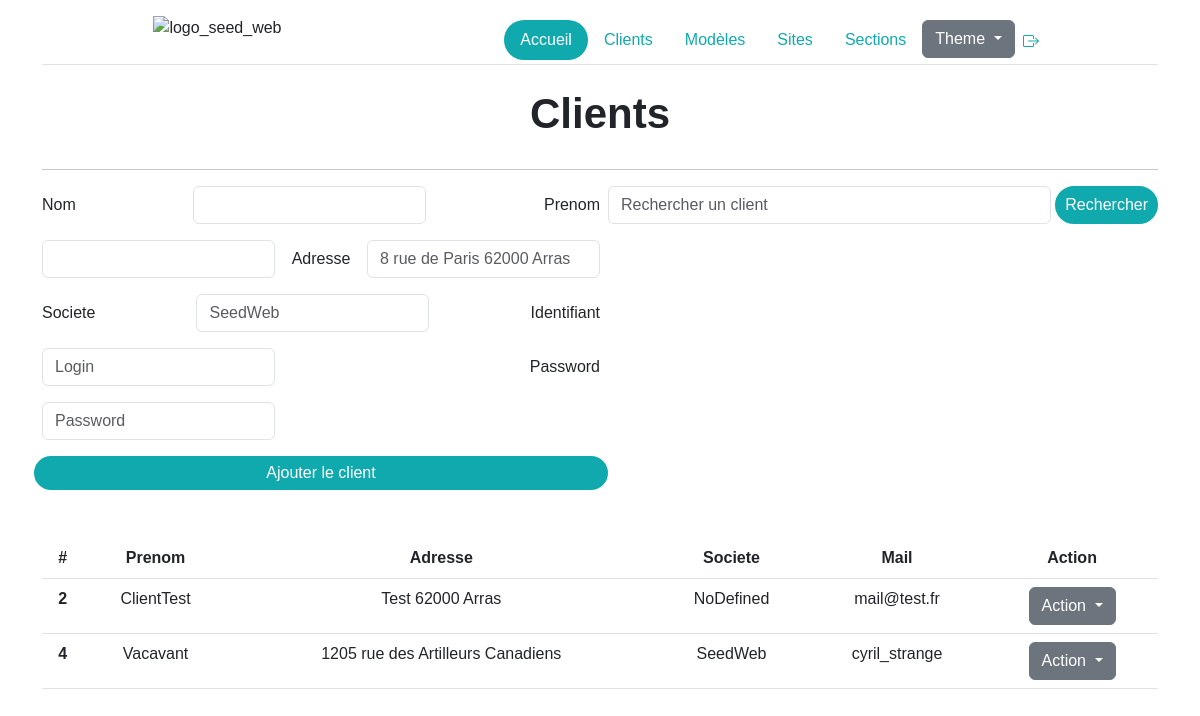
/clients/index.php (signed in), run on an earlier commit of the app's database.
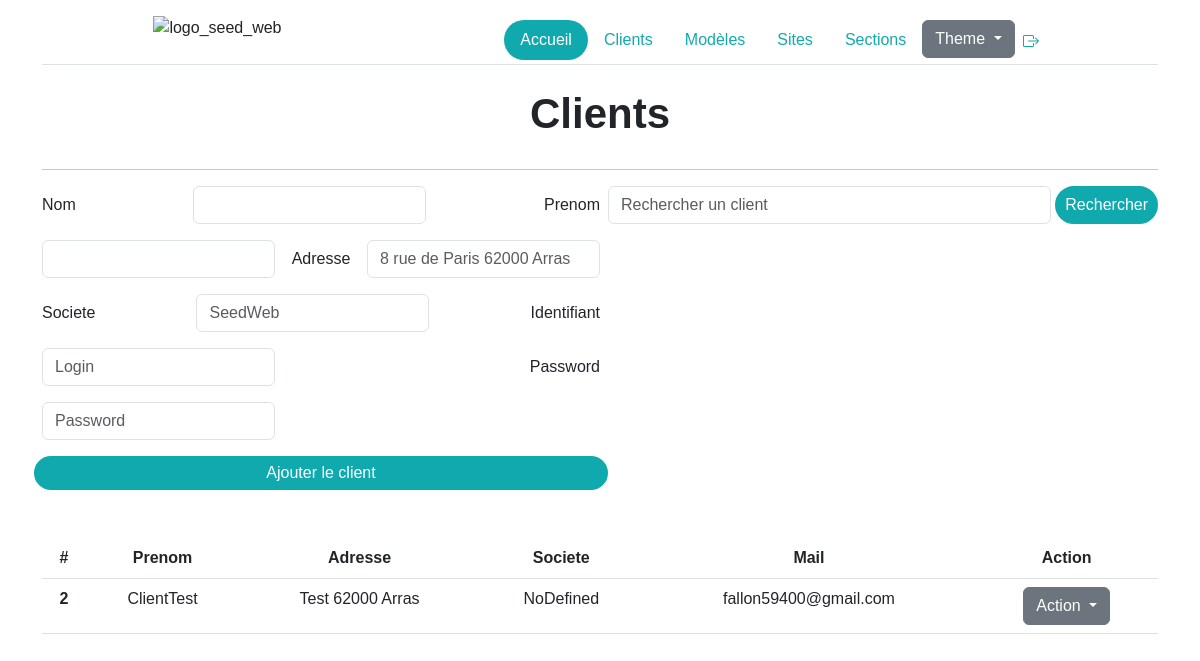
And on a later commit of the database.
### tables this page shows
CREATE TABLE `client` (
  `id` int(11) NOT NULL,
  `role` varchar(32) NOT NULL,
  `nom` varchar(255) NOT NULL,
  `prenom` varchar(255) NOT NULL,
  `adresse` varchar(255) NOT NULL,
  `societe` varchar(255) NOT NULL,
  `mail` varchar(255) NOT NULL,
  `pwd` varchar(255) NOT NULL,
  `lastConnection` date DEFAULT NULL
);

### clients/index.php (the view, shortened to what this page needs)
<?php
include("../config/dbconnection.php");
    ?>
<!DOCTYPE HTML>
<html lang="fr" data-bs-theme="<?=$_SESSION["theme"]?>">
    <head>
        <link href="https://cdn.jsdelivr.net/npm/bootstrap@5.3.0-alpha1/dist/css/bootstrap.min.css" rel="stylesheet">
        <link rel="stylesheet" href="../css/style.css">
        <link rel="stylesheet" href="../css/modal_flat.css" type="text/css" />
        <link rel="stylesheet" href="../css/modal_rounded.css" type="text/css" />
    </head>
    <body class="text-center w-100 m-auto">
<?php
include("../includes/header.php");
if(isset($_SESSION["role"])){
    if($_SESSION["role"] == "admin"){
        $req_client = $db->query("SELECT * FROM client where role = 'client';");
        $data_cli = $req_client->fetchAll();
?>
        <div class="container">
            <h1>Clients</h1>
            <hr>
            <form method="POST">
                <div class="d-flex justify-content-end w-50 float-end mb-3 mt-3 ">
                    <input class="form-control me-1 ms-2" name="terme_cli" type="search" placeholder="Rechercher un client" aria-label="Search">
                    <input type="submit" name="search_cli" class="bgSeed rounded-pill color_white border_white" value="Rechercher">
                </div>
                <div class="w-50 ">
                    <form method="POST">
                        <div class="row g-3 justify-content-between">
                            <div class="col-auto">
                                <label for="" class="col-form-label">Nom</label>
                            </div>
                            <div class="col-auto">
                                <input type="text" id="" class="form-control" name="nomClientAjouter" aria-describedby="">
                            </div>
                            <div class="col-auto">
                                <label for="" class="col-form-label">Prenom</label>
                            </div>
                            <div class="col-auto float-end">
                                <input type="text" id="" class="form-control" name="prenomClientAjouter" aria-describedby="">
                            </div>
                            <div class="col-auto">
                                <label for="" class="col-form-label">Adresse</label>
                            </div>
                            <div class="col-auto">
                                <input type="text" id="" placeholder="8 rue de Paris 62000 Arras" class="form-control" name="adresseClientAjouter" aria-describedby="">
                            </div>
                            <div class="col-auto">
                                <label for="" class="col-form-label">Societe</label>
                            </div>
                            <div class="col-auto">
                                <input type="text" id="" placeholder="SeedWeb" class="form-control" name="societeClientAjouter" aria-describedby="">
                            </div>
                            <div class="col-auto">
                                <label for="" class="col-form-label">Identifiant</label>
                            </div>
                            <div class="col-auto">
                                <input type="text" id="" placeholder="Login" class="form-control" for="email" name="identifiantClientAjouter" aria-describedby="">
                            </div>
                            <div class="col-auto">
                                <label for="" class="col-form-label">Password</label>
                            </div>
                            <div class="col-auto">
                                <input type="password" id="" placeholder="Password"  class="form-control" name="passClientAjouter" aria-describedby="">
                            </div>
                            <input type="submit" value="Ajouter le client" name="addCli" class="bgSeed rounded-pill color_white border_white"/>
                        </div>
                    </form>
                </div>
            </form>
            <br><br>
            <div>
                <table class="table">
                    <thead>
                        <tr>
                            <th scope="col">#</th>
                            <th scope="col">Prenom</th>
                            <th scope="col">Adresse</th>
                            <th scope="col">Societe</th>
                            <th scope="col">Mail</th>
                            <th scope="col">Action</th>
                        </tr>
                    </thead>
                    <tbody>
                        <?php
                            foreach ($data_cli as $client) {
                        ?>
                        <tr>
                            <th scope="row"><?=$client["id"]?></th>
                            <td><?=$client["nom"]?></td>
                            <td><?=$client["adresse"]?></td>
                            <td><?=$client["societe"]?></td>
                            <td><?=$client["mail"]?></td>
                            <td>
                            <div class="dropdown">
                                    <button class="btn btn-secondary dropdown-toggle" type="button" data-bs-toggle="dropdown" aria-expanded="false">
                                        Action
                                    </button>
                                </div>
                            </td>
                        </tr>
                        <?php
                            }
                        ?>
                    </tbody>
                </table>
            </div>
        </div>
<?php
}else{
    header("Location: ../index.php");
?>
<?php
}}
    include("../includes/layout_bottom.php");
        ?>

### includes/header.php (shortened to what this page needs)
<?php
if(isset($_SESSION['role'])){
    if($_SESSION["role"] == "admin"){
    ?>
            <div class="container">
                <div class="d-flex justify-content-around align-items-center pt-3 mb-4 border-bottom">
                        <div>
                            <a href="../accueil/" class="d-flex align-items-center mb-3 mb-md-0 me-md-auto text-dark text-decoration-none">
                                <img class="mb-4" style="max-width: 150px;"src="https://seedweb.fr/wp-content/uploads/2022/12/Logo-seedweb-rectangle.png.webp" alt="logo_seed_web" >
                            </a>
                        </div>
                    <ul class="nav nav-pills">
                        <li class="nav-item"><a href="../accueil/" class="active nav-link bgSeed rounded-pill" aria-current="page">Accueil</a></li>
                        <li class="nav-item "><a href="../clients/" class="nav-link color_seedWeb">Clients</a></li>
                        <li class="nav-item "><a href="../modeles/" class="nav-link color_seedWeb">Modèles</a></li>
                        <li class="nav-item "><a href="../sites/" class="nav-link color_seedWeb">Sites</a></li>
                        <li class="nav-item "><a href="../sections/" class="nav-link color_seedWeb">Sections</a></li>
                        <li>
                            <div class="dropdown">
                                <button class="btn btn-secondary dropdown-toggle" type="button" data-bs-toggle="dropdown" aria-expanded="false">
                                    Theme
                                </button>
                            </div>
                        </li>
                        <a href="./index.php?unco=1">
                            <li class="m-2">
                            </li>
                        </a>
                    </ul>
                </div>
            </div>
    <?php
    }}
?>

### includes/layout_bottom.php (shortened to what this page needs)
    </body>
</html>

### css/style.css (style rules this page uses)
.color_seedWeb { color: #10aaae; }
.color_white { color: #FFFFFF; }
.border_white { border: 4px solid #10aaae; }
* { font-family: 'Nunito', sans-serif; }
h1 { font-family: 'Nunito', sans-serif; }
.bgSeed { background-color: #10aaae !important; }
h1 { font-size: 42px; font-weight: 600; margin: 0 0 30px; }
* { box-sizing: border-box; }

What changed in the data, as far as the page shows it:
removed client: id "4", nom "Vacavant", adresse "1205 rue des Artilleurs Canadiens", societe "SeedWeb", mail "cyril_strange"
changed client "ClientTest": mail "mail@test.fr" → "fallon59400@gmail.com"
